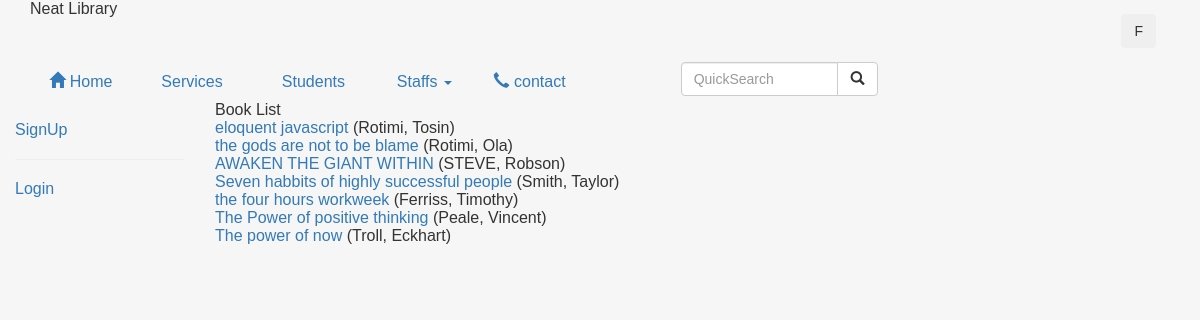
/catalog/books/, run on the app's committed database.
### catalog/models.py (models this page shows, shortened)
class Book(models.Model):
	title = models.CharField(max_length = 200, help_text = "Enter the book's title here")
	author = models.ForeignKey('Author', on_delete = models.SET_NULL, null = True)
	genre = models.ManyToManyField(Genre, help_text = 'Enter the Genre for the book')
	summary = models.TextField(max_length = 1000, help_text = 'enter the book is brief summary')
	upload = models.FileField(upload_to = 'uploads', default =  True)
	isbn = models.CharField(max_length = 15, help_text = '13 Character <a href="https://www.isbn-international.org/content/what-isbn">ISBN number</a>')
	def get_absolute_url(self):
		return reverse ('book-detail', args = [str(self.id)])
	def display_genre(self):
		return ', '.join([ genre.name for genre in self.genre.all()[:3] ])
	display_genre.short_description = 'Genre'

class Author(models.Model):
	first_name = models.CharField(max_length = 100)
	surname = models.CharField(max_length = 200)
	D_O_B = models.DateField(null = True, blank = True)
	D_O_D = models.DateField('died', null = True, blank = True)
	class Meta:
		ordering = ["surname", "first_name"]
	def __str__(self):
		return '{0}, {1}'.format(self.surname, self.first_name)

### catalog/views.py (the view)
# urls.py: path('books/', views.BookListView.as_view(), name='books'),
class BookListView(generic.ListView):
	model = Book
	paginate_by = 10

### catalog/templates/catalog/book_list.html
{% extends "base_generic.html" %}
{% block content %}
    <h1>Book List</h1>
    {% if book_list %}
    <ul>
      {% for book in book_list %}
      <li>
        <a href="{{ book.get_absolute_url }}">{{ book.title }}</a> ({{book.author}})
      </li>
      {% endfor %}
    </ul>
    {% else %}
      <p>There are no books in the library.</p>
    {% endif %}
{% endblock %}

### catalog/templates/base_generic.html (shortened to what this page needs)
<!DOCTYPE html>
<html lang="en">
<head>
  {% load static %}
{% block title %}
<div class="container">
  <div class="row">
    <div class="col-md-6">
      <h1>Neat Library</h1>
     </div>
     <div class=" col-md-3 col-md-offset-3">
        <div class="social-icons">
          <button class="btn btn-fb" type="button">F</button>
        </div>
      </div>
    </div>
  </div>
 <div class="container">
  <div class="row">
    <div class="col-md-6">
      <ul class="nav nav-pills nav-justified">
        <li><a href=" {% url 'index' %} "><span class="glyphicon glyphicon-home"></span> Home</a></li>
        <li><a href=" {% url 'books' %} ">Services</a></li>
        <li><a href="  ">Students</a>
        </li>
        <li class="dropdown">
          <a href=" {% url 'staff' %} " class="dropdown-toggle" data-toggle="dropdown" role="button"  aria-haspopup="true" aria-expanded="false"> Staffs <span class="caret"></span></a>
        <li><a href="  "> <span class="glyphicon glyphicon-earphone"></span> contact</a></li>
      </ul>
    </div>
    <div class="col-md-3">
      <div class="col-md-offset-3">
        <div class="input-group">
          <input type="text" placeholder="QuickSearch" class="form-control">
          <span class="input-group-btn">
            <button type="button" class="btn btn-default"><span class="glyphicon glyphicon-search"></span></button>
          </span>
        </div>
      </div>
    </div>
  </div>
</div>
{% endblock %}
    <link rel="stylesheet" href="{% static 'css/styles1.css' %}">
    <link href="{% static 'bootstrap/css/bootstrap.min.css' %}" rel="stylesheet">
    <link rel="stylesheet" type="text/css" href="{% static 'style.css' %}">
    <link rel="stylesheet" type="text/css" href="{% static 'css/style.css' %}">
</head>
</head>
<body>
  <div class="container-fluid">
     <div class="row">
      <div class="col-sm-2">
      {% block sidebar %}
      <ul class="sidebar-nav">
         <li><a href=" {% url 'signup' %} ">SignUp</a></li>
           <hr>
           {% if user.is_authenticated %}
     <li>User: {{ user.get_username }}</li>
      <li><a href=" {% url 'my-borrow' %} ">My Borrowed Books</a></li>
     <li><a href="{% url 'logout'%}?next={{request.path}}">Logout</a></li>
   {% else %}
     <li><a href="{% url 'login'%}?next={{request.path}}">Login</a></li>
   {% endif %}
      </ul>
     {% endblock %}
      </div>
      <div class="col-sm-10 ">
      {% block content %}{% endblock %}
      </div>
    </div>
  </div>
</body>
</html>

### catalog/static/css/styles1.css (style rules this page uses)
.sidebar-nav { margin-top: 20px; padding: 10; list-style: none; }

### templates/public_library-web_Free10-11-2017_593210999/web/css/style.css (style rules this page uses)
html,body,div,span,applet,object,iframe,h1,h2,h3,h4,h5,h6,p,blockquote,pre,a,abbr,acronym,address,big,cite,code,del,dfn,em,img,ins,kbd,q,s,samp,small,strike,strong,sub,sup,tt,var,b,u,i,dl,dt,dd,ol,nav ul,nav li,fieldset,form,label,legend,table,caption,tbody,tfoot,thead,tr,th,td,article,aside,canvas,details,embed,figure,figcaption,footer,header,hgroup,menu,nav,output,ruby,section,summary,time,mark,audio,video { margin:0;padding:0;border:0;font-size:100%;font:inherit;vertical-align:baseline; }
ol,ul { list-style:none;margin:0;padding:0; }
a { text-decoration:none; }
body { background-color: #f6f6f6; font-family: Arial, Geneva,Helvetica, sans-serif; font-size: 100%; }
.social-icons { float: right; padding: 14px; }

### data on the page
Book: title "eloquent javascript", author "Rotimi, Tosin"
Book: title "the gods are not to be blame", author "Rotimi, Ola"
Book: title "AWAKEN THE GIANT WITHIN", author "STEVE, Robson"
Book: title "Seven habbits of highly successful people", author "Smith, Taylor"
Book: title "the four hours workweek", author "Ferriss, Timothy"
Book: title "The Power of positive thinking", author "Peale, Vincent"
Book: title "The power of now", author "Troll, Eckhart"
